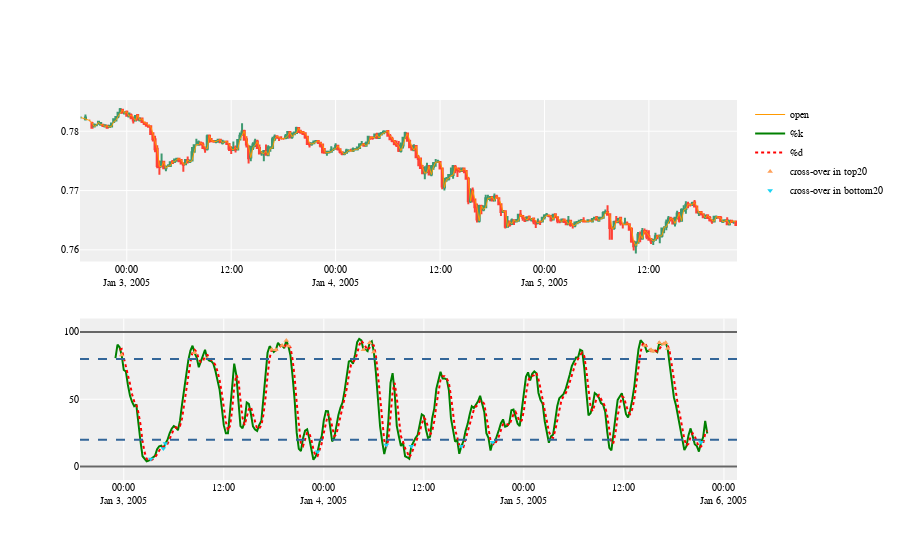

Notebook code for this chart:
### Code cell
df=df_concat[:300]

df.columns = [x.lower() for x in df.columns]
# Create our primary chart
# the rows/cols arguments tell plotly we want two figures
fig = make_subplots(rows=2, cols=1)  
# Create our Candlestick chart with an overlaid price line
fig.append_trace(
    go.Candlestick(
        x=df['datetime'],
        open=df['open'],
        high=df['high'],
        low=df['low'],
        close=df['close'],
        showlegend=False
    ), row=1, col=1  # <------------ upper chart
)
# price Line
fig.append_trace(
    go.Scatter(
        x=df['datetime'],
        y=df['open'],
        line=dict(color='#ff9900', width=1),
        name='open',
    ), row=1, col=1  # <------------ upper chart
)

# Fast Signal (%k)
fig.append_trace(
    go.Scatter(
        x=df['datetime'],
        y=df['stochk_14_3_3'],
        line=dict(color='green', width=2),
        name='%k',
    ), row=2, col=1  #  <------------ lower chart
)
# Slow signal (%d)
fig.append_trace(
    go.Scatter(
        x=df['datetime'],
        y=df['stochd_14_3_3'],
        line=dict(color='red', dash='dot',width=2),
        name='%d'
    ), row=2, col=1  #<------------ lower chart
)

ax=[]
at=[]
bx=[]
bt=[]
cx=[]
ct=[]
dx=[]
dt=[]
ex=[]
et=[]
fx=[]
ft=[]

for i in range(0,len(df)):
    if df['label1'].iloc[i]== 'a':
        ax.append(df['stochk_14_3_3'].iloc[i])
        at.append(df['datetime'].iloc[i])
    if df['label1'].iloc[i]== 'b':
        bx.append(df['stochd_14_3_3'].iloc[i])
        bt.append(df['datetime'].iloc[i])
    if df['label1'].iloc[i]== 'c':
        cx.append(df['stochk_14_3_3'].iloc[i])
        ct.append(df['datetime'].iloc[i])
    if df['label1'].iloc[i]== 'd':
        dx.append(df['stochd_14_3_3'].iloc[i])
        dt.append(df['datetime'].iloc[i])
    if df['label2'].iloc[i]== 'e':
        ex.append(df['stochk_14_3_3'].iloc[i])
        et.append(df['datetime'].iloc[i])
    if df['label2'].iloc[i]== 'f':
        fx.append(df['stochk_14_3_3'].iloc[i])
        ft.append(df['datetime'].iloc[i])
        
Y=[ax,bx,cx,dx,ex,fx]
X=[at,bt,ct,dt,et,ft]
symbols=['circle','square','diamond','cross','triangle-up','triangle-down']
events=['%k touch 80','%d touch 80','%k touch 20','%d touch 20','cross-over in top20','cross-over in bottom20']
for i in range(4,6):
    fig.append_trace(
    go.Scatter(
        x=X[i],
        y=Y[i],
        marker_symbol=symbols[i],
        mode="markers",
        marker_size=5,
        name=events[i],
    ), row=2, col=1  #  <------------ lower chart
)
    

# Extend our y-axis a bit
fig.update_yaxes(range=[-10, 110], row=2, col=1)
# Add upper/lower bounds
fig.add_hline(y=0, col=1, row=2, line_color="#666", line_width=2)
fig.add_hline(y=100, col=1, row=2, line_color="#666", line_width=2)
# Add overbought/oversold
fig.add_hline(y=20, col=1, row=2, line_color='#336699', line_width=2, line_dash='dash')
fig.add_hline(y=80, col=1, row=2, line_color='#336699', line_width=2, line_dash='dash')
# Make it pretty
layout = go.Layout(
    plot_bgcolor='#efefef',
    # Font Families
    font_family='Monospace',
    font_color='#000000',
    font_size=10,
    xaxis=dict(
        rangeslider=dict(
            visible=False
        )
    )
)
fig.update_layout(layout)
# View our chart in the system default HTML viewer (Chrome, Firefox, etc.)
fig.show()

### Figure 1 — Plotly figure (JSON) as saved in the notebook; plotly's stock layout.template omitted (floating-point values rounded to 4 significant figures; data arrays with more than 128 entries replaced by an {"elided": "..."} marker saying what was removed)
{"data": [{"close": {"elided": "300 float values"}, "high": {"elided": "300 float values"}, "low": {"elided": "300 float values"}, "open": {"elided": "300 float values"}, "showlegend": false, "type": "candlestick", "x": {"elided": "300 str values"}, "xaxis": "x", "yaxis": "y"}, {"line": {"color": "#ff9900", "width": 1}, "name": "open", "type": "scatter", "x": {"elided": "300 str values"}, "xaxis": "x", "y": {"elided": "300 float values"}, "yaxis": "y"}, {"line": {"color": "green", "width": 2}, "name": "%k", "type": "scatter", "x": {"elided": "300 str values"}, "xaxis": "x2", "y": {"elided": "300 float values"}, "yaxis": "y2"}, {"line": {"color": "red", "dash": "dot", "width": 2}, "name": "%d", "type": "scatter", "x": {"elided": "300 str values"}, "xaxis": "x2", "y": {"elided": "300 float values"}, "yaxis": "y2"}, {"marker": {"size": 5, "symbol": "triangle-up"}, "mode": "markers", "name": "cross-over in top20", "type": "scatter", "x": ["2005-01-02T23:45:00", "2005-01-03T08:30:00", "2005-01-03T10:00:00", "2005-01-03T17:45:00", "2005-01-03T18:15:00", "2005-01-03T19:00:00", "2005-01-03T19:30:00", "2005-01-03T19:45:00", "2005-01-04T04:45:00", "2005-01-04T05:30:00", "2005-01-04T06:00:00", "2005-01-05T14:30:00", "2005-01-05T15:15:00", "2005-01-05T15:30:00", "2005-01-05T16:15:00", "2005-01-05T16:45:00", "2005-01-05T17:00:00", "2005-01-05T17:15:00"], "xaxis": "x2", "y": [82.83, 84.52, 80.36, 86.97, 86.73, 89.87, 93.69, 89.48, 86.77, 91.91, 85.1, 90.0, 86.87, 85.6, 91.92, 91.09, 92.05, 87.68], "yaxis": "y2"}, {"marker": {"size": 5, "symbol": "triangle-down"}, "mode": "markers", "name": "cross-over in bottom20", "type": "scatter", "x": ["2005-01-03T03:15:00", "2005-01-03T04:45:00", "2005-01-03T05:00:00", "2005-01-03T23:15:00", "2005-01-04T07:30:00", "2005-01-04T10:30:00", "2005-01-04T16:30:00", "2005-01-04T20:15:00", "2005-01-05T21:15:00"], "xaxis": "x2", "y": [5.688, 13.41, 17.14, 11.01, 16.06, 15.0, 15.09, 18.08, 18.01], "yaxis": "y2"}], "layout": {"font": {"color": "#000000", "family": "Monospace", "size": 10}, "plot_bgcolor": "#efefef", "shapes": [{"line": {"color": "#666", "width": 2}, "type": "line", "x0": 0, "x1": 1, "xref": "x2 domain", "y0": 0, "y1": 0, "yref": "y2"}, {"line": {"color": "#666", "width": 2}, "type": "line", "x0": 0, "x1": 1, "xref": "x2 domain", "y0": 100, "y1": 100, "yref": "y2"}, {"line": {"color": "#336699", "dash": "dash", "width": 2}, "type": "line", "x0": 0, "x1": 1, "xref": "x2 domain", "y0": 20, "y1": 20, "yref": "y2"}, {"line": {"color": "#336699", "dash": "dash", "width": 2}, "type": "line", "x0": 0, "x1": 1, "xref": "x2 domain", "y0": 80, "y1": 80, "yref": "y2"}], "xaxis": {"anchor": "y", "domain": [0, 1], "rangeslider": {"visible": false}}, "xaxis2": {"anchor": "y2", "domain": [0, 1]}, "yaxis": {"anchor": "x", "domain": [0.575, 1]}, "yaxis2": {"anchor": "x2", "domain": [0, 0.425], "range": [-10, 110]}}}
